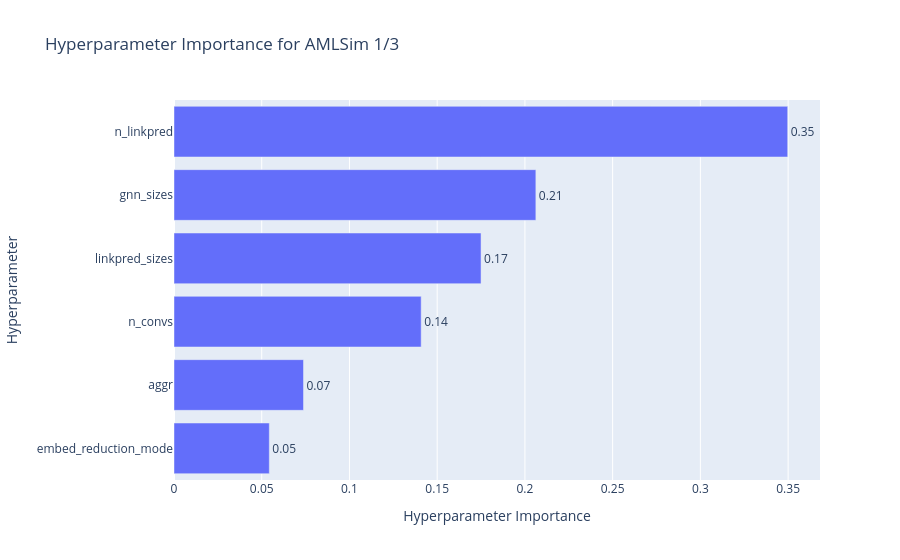
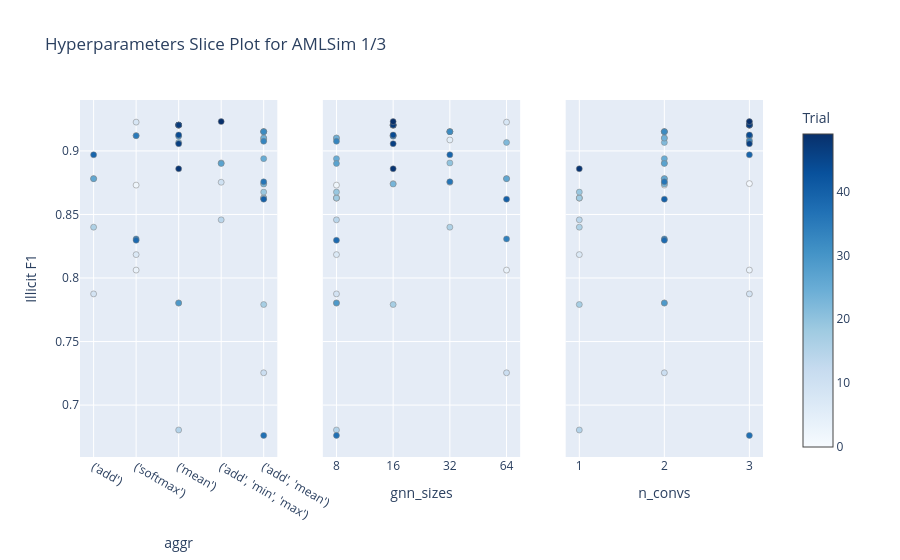
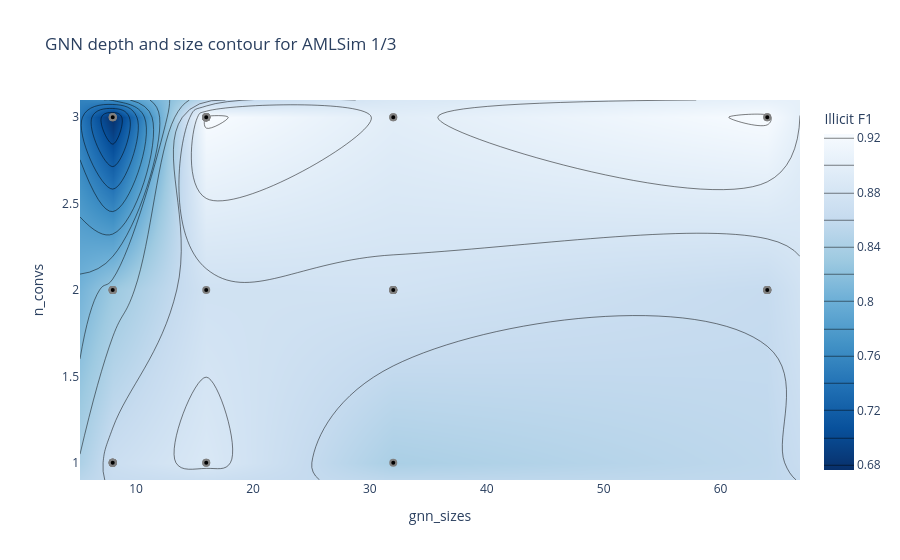
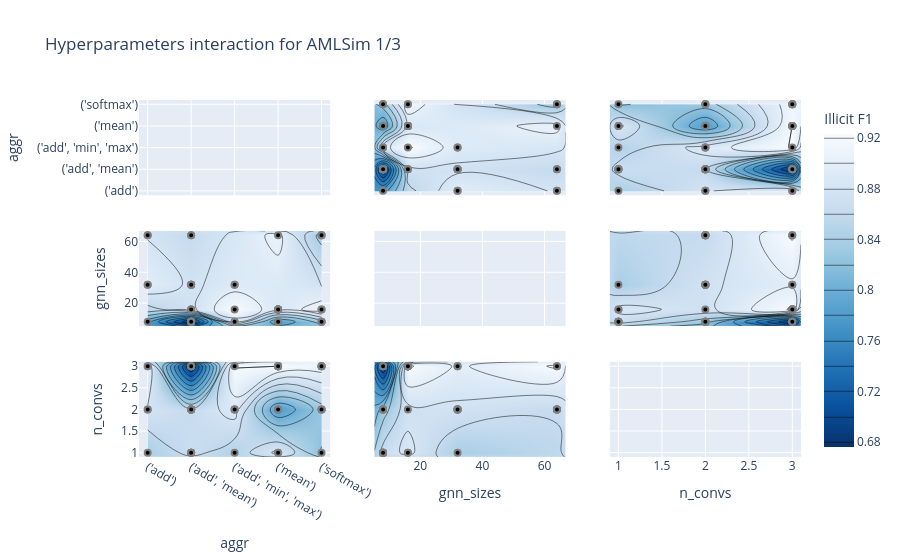

Notebook code for these charts, in order:
### Code cell
rsu.build_and_save_study_analysis(study_amlsim_31, "AMLSim 1/3")

### Figure 1 — Plotly figure (JSON) as saved in the notebook; plotly's stock layout.template omitted (floating-point values rounded to 4 significant figures)
{"data": [{"cliponaxis": false, "hovertemplate": ["embed_reduction_mode (CategoricalDistribution): 0.05432603491038086<extra></extra>", "aggr (CategoricalDistribution): 0.07380879250329112<extra></extra>", "n_convs (CategoricalDistribution): 0.1408681237090949<extra></extra>", "linkpred_sizes (CategoricalDistribution): 0.17499132517152213<extra></extra>", "gnn_sizes (CategoricalDistribution): 0.20623765219891552<extra></extra>", "n_linkpred (CategoricalDistribution): 0.3497680715067953<extra></extra>"], "name": "Illicit F1", "orientation": "h", "text": ["0.05", "0.07", "0.14", "0.17", "0.21", "0.35"], "textposition": "outside", "type": "bar", "x": [0.05433, 0.07381, 0.1409, 0.175, 0.2062, 0.3498], "y": ["embed_reduction_mode", "aggr", "n_convs", "linkpred_sizes", "gnn_sizes", "n_linkpred"]}], "layout": {"title": {"text": "Hyperparameter Importance for AMLSim 1/3"}, "xaxis": {"title": {"text": "Hyperparameter Importance"}}, "yaxis": {"title": {"text": "Hyperparameter"}}}}

### Figure 2 — Plotly figure (JSON) as saved in the notebook; plotly's stock layout.template omitted (floating-point values rounded to 4 significant figures)
{"data": [{"marker": {"color": [0, 1, 2, 3, 4, 5, 6, 7, 8, 9, 10, 11, 12, 13, 14, 15, 16, 17, 18, 19, 20, 21, 22, 23, 24, 25, 26, 27, 28, 29, 30, 31, 32, 33, 34, 35, 36, 37, 38, 39, 40, 41, 42, 43, 44, 45, 46, 47, 48, 49], "colorbar": {"title": {"text": "Trial"}, "x": 1, "xpad": 40}, "colorscale": [[0, "rgb(247,251,255)"], [0.125, "rgb(222,235,247)"], [0.25, "rgb(198,219,239)"], [0.375, "rgb(158,202,225)"], [0.5, "rgb(107,174,214)"], [0.625, "rgb(66,146,198)"], [0.75, "rgb(33,113,181)"], [0.875, "rgb(8,81,156)"], [1, "rgb(8,48,107)"]], "line": {"color": "Grey", "width": 0.5}, "showscale": true}, "mode": "markers", "name": "Feasible Trial", "showlegend": false, "type": "scatter", "x": ["('mean')", "('add', 'mean')", "('softmax')", "('softmax')", "('softmax')", "('add', 'mean')", "('add', 'mean')", "('softmax')", "('softmax')", "('add')", "('add', 'min', 'max')", "('add', 'mean')", "('add', 'mean')", "('add', 'mean')", "('add', 'min', 'max')", "('mean')", "('add')", "('add', 'mean')", "('add', 'mean')", "('add', 'mean')", "('add', 'min', 'max')", "('add')", "('mean')", "('add', 'mean')", "('add', 'mean')", "('add', 'mean')", "('add')", "('add', 'min', 'max')", "('mean')", "('mean')", "('add', 'mean')", "('add', 'mean')", "('add', 'mean')", "('add', 'mean')", "('softmax')", "('softmax')", "('add', 'mean')", "('add', 'mean')", "('softmax')", "('add')", "('add', 'mean')", "('mean')", "('mean')", "('mean')", "('mean')", "('mean')", "('mean')", "('mean')", "('mean')", "('add', 'min', 'max')"], "xaxis": "x", "y": [0.7803, 0.8743, 0.8731, 0.8063, 0.912, 0.9086, 0.9101, 0.8184, 0.9227, 0.7875, 0.8754, 0.7254, 0.8629, 0.8629, 0.8458, 0.6804, 0.84, 0.7791, 0.8629, 0.8676, 0.8905, 0.8782, 0.9067, 0.8739, 0.9101, 0.8939, 0.8782, 0.8901, 0.9116, 0.7803, 0.9152, 0.9152, 0.9152, 0.9076, 0.8308, 0.912, 0.8757, 0.6762, 0.8297, 0.8969, 0.8621, 0.9203, 0.9203, 0.9203, 0.9126, 0.9203, 0.9057, 0.9203, 0.8859, 0.9231], "yaxis": "y"}, {"marker": {"color": [0, 1, 2, 3, 4, 5, 6, 7, 8, 9, 10, 11, 12, 13, 14, 15, 16, 17, 18, 19, 20, 21, 22, 23, 24, 25, 26, 27, 28, 29, 30, 31, 32, 33, 34, 35, 36, 37, 38, 39, 40, 41, 42, 43, 44, 45, 46, 47, 48, 49], "colorbar": {"title": {"text": "Trial"}, "x": 1, "xpad": 40}, "colorscale": [[0, "rgb(247,251,255)"], [0.125, "rgb(222,235,247)"], [0.25, "rgb(198,219,239)"], [0.375, "rgb(158,202,225)"], [0.5, "rgb(107,174,214)"], [0.625, "rgb(66,146,198)"], [0.75, "rgb(33,113,181)"], [0.875, "rgb(8,81,156)"], [1, "rgb(8,48,107)"]], "line": {"color": "Grey", "width": 0.5}, "showscale": false}, "mode": "markers", "name": "Feasible Trial", "showlegend": false, "type": "scatter", "x": [8, 16, 8, 64, 16, 32, 8, 8, 64, 8, 32, 64, 8, 8, 8, 8, 32, 16, 8, 8, 32, 64, 64, 16, 8, 8, 64, 8, 16, 8, 32, 32, 32, 8, 64, 16, 32, 8, 8, 32, 64, 16, 16, 16, 16, 16, 16, 16, 16, 16], "xaxis": "x2", "y": [0.7803, 0.8743, 0.8731, 0.8063, 0.912, 0.9086, 0.9101, 0.8184, 0.9227, 0.7875, 0.8754, 0.7254, 0.8629, 0.8629, 0.8458, 0.6804, 0.84, 0.7791, 0.8629, 0.8676, 0.8905, 0.8782, 0.9067, 0.8739, 0.9101, 0.8939, 0.8782, 0.8901, 0.9116, 0.7803, 0.9152, 0.9152, 0.9152, 0.9076, 0.8308, 0.912, 0.8757, 0.6762, 0.8297, 0.8969, 0.8621, 0.9203, 0.9203, 0.9203, 0.9126, 0.9203, 0.9057, 0.9203, 0.8859, 0.9231], "yaxis": "y2"}, {"marker": {"color": [0, 1, 2, 3, 4, 5, 6, 7, 8, 9, 10, 11, 12, 13, 14, 15, 16, 17, 18, 19, 20, 21, 22, 23, 24, 25, 26, 27, 28, 29, 30, 31, 32, 33, 34, 35, 36, 37, 38, 39, 40, 41, 42, 43, 44, 45, 46, 47, 48, 49], "colorbar": {"title": {"text": "Trial"}, "x": 1, "xpad": 40}, "colorscale": [[0, "rgb(247,251,255)"], [0.125, "rgb(222,235,247)"], [0.25, "rgb(198,219,239)"], [0.375, "rgb(158,202,225)"], [0.5, "rgb(107,174,214)"], [0.625, "rgb(66,146,198)"], [0.75, "rgb(33,113,181)"], [0.875, "rgb(8,81,156)"], [1, "rgb(8,48,107)"]], "line": {"color": "Grey", "width": 0.5}, "showscale": false}, "mode": "markers", "name": "Feasible Trial", "showlegend": false, "type": "scatter", "x": [2, 3, 2, 3, 3, 3, 2, 1, 3, 3, 2, 2, 1, 1, 1, 1, 1, 1, 1, 1, 2, 2, 2, 2, 2, 2, 2, 2, 3, 2, 2, 2, 2, 3, 2, 3, 2, 3, 2, 3, 2, 3, 3, 3, 3, 3, 3, 3, 1, 3], "xaxis": "x3", "y": [0.7803, 0.8743, 0.8731, 0.8063, 0.912, 0.9086, 0.9101, 0.8184, 0.9227, 0.7875, 0.8754, 0.7254, 0.8629, 0.8629, 0.8458, 0.6804, 0.84, 0.7791, 0.8629, 0.8676, 0.8905, 0.8782, 0.9067, 0.8739, 0.9101, 0.8939, 0.8782, 0.8901, 0.9116, 0.7803, 0.9152, 0.9152, 0.9152, 0.9076, 0.8308, 0.912, 0.8757, 0.6762, 0.8297, 0.8969, 0.8621, 0.9203, 0.9203, 0.9203, 0.9126, 0.9203, 0.9057, 0.9203, 0.8859, 0.9231], "yaxis": "y3"}], "layout": {"title": {"text": "Hyperparameters Slice Plot for AMLSim 1/3"}, "xaxis": {"anchor": "y", "categoryarray": ["('add')", "('softmax')", "('mean')", "('add', 'min', 'max')", "('add', 'mean')"], "categoryorder": "array", "domain": [0, 0.2889], "title": {"text": "aggr"}, "type": "category"}, "xaxis2": {"anchor": "y2", "categoryarray": [8, 16, 32, 64], "categoryorder": "array", "domain": [0.3556, 0.6444], "title": {"text": "gnn_sizes"}, "type": "category"}, "xaxis3": {"anchor": "y3", "categoryarray": [1, 2, 3], "categoryorder": "array", "domain": [0.7111, 1], "title": {"text": "n_convs"}, "type": "category"}, "yaxis": {"anchor": "x", "domain": [0, 1], "title": {"text": "Illicit F1"}}, "yaxis2": {"anchor": "x2", "domain": [0, 1], "matches": "y", "showticklabels": false}, "yaxis3": {"anchor": "x3", "domain": [0, 1], "matches": "y", "showticklabels": false}}}

### Figure 3 — Plotly figure (JSON) as saved in the notebook; plotly's stock layout.template omitted (floating-point values rounded to 4 significant figures)
{"data": [{"colorbar": {"title": {"text": "Illicit F1"}}, "colorscale": [[0, "rgb(247,251,255)"], [0.125, "rgb(222,235,247)"], [0.25, "rgb(198,219,239)"], [0.375, "rgb(158,202,225)"], [0.5, "rgb(107,174,214)"], [0.625, "rgb(66,146,198)"], [0.75, "rgb(33,113,181)"], [0.875, "rgb(8,81,156)"], [1, "rgb(8,48,107)"]], "connectgaps": true, "contours": {"coloring": "heatmap"}, "hoverinfo": "none", "line": {"smoothing": 1.3}, "reversescale": true, "type": "contour", "x": [5.2, 8, 16, 32, 64, 66.8], "y": [0.9, 1, 2, 3, 3.1], "z": [[null, null, null, null, null, null], [null, 0.8676, 0.8859, 0.84, null, null], [null, 0.8297, 0.8739, 0.8757, 0.8621, null], [null, 0.6762, 0.9231, 0.8969, 0.9227, null], [null, null, null, null, null, null]]}, {"marker": {"color": "black", "line": {"color": "Gray", "width": 2}}, "mode": "markers", "name": "Feasible Trial", "showlegend": false, "type": "scatter", "x": [8, 16, 8, 64, 16, 32, 8, 8, 64, 8, 32, 64, 8, 8, 8, 8, 32, 16, 8, 8, 32, 64, 64, 16, 8, 8, 64, 8, 16, 8, 32, 32, 32, 8, 64, 16, 32, 8, 8, 32, 64, 16, 16, 16, 16, 16, 16, 16, 16, 16], "y": [2, 3, 2, 3, 3, 3, 2, 1, 3, 3, 2, 2, 1, 1, 1, 1, 1, 1, 1, 1, 2, 2, 2, 2, 2, 2, 2, 2, 3, 2, 2, 2, 2, 3, 2, 3, 2, 3, 2, 3, 2, 3, 3, 3, 3, 3, 3, 3, 1, 3]}, {"marker": {"color": "#cccccc", "line": {"color": "Gray", "width": 2}}, "mode": "markers", "name": "Infeasible Trial", "showlegend": false, "type": "scatter", "x": [], "y": []}], "layout": {"title": {"text": "GNN depth and size contour for AMLSim 1/3"}, "xaxis": {"range": [5.2, 66.8], "title": {"text": "gnn_sizes"}}, "yaxis": {"range": [0.9, 3.1], "title": {"text": "n_convs"}}}}

### Figure 4 — Plotly figure (JSON) as saved in the notebook; plotly's stock layout.template omitted (floating-point values rounded to 4 significant figures)
{"data": [{"type": "scatter", "xaxis": "x", "yaxis": "y"}, {"colorbar": {"title": {"text": "Illicit F1"}}, "colorscale": [[0, "rgb(247,251,255)"], [0.125, "rgb(222,235,247)"], [0.25, "rgb(198,219,239)"], [0.375, "rgb(158,202,225)"], [0.5, "rgb(107,174,214)"], [0.625, "rgb(66,146,198)"], [0.75, "rgb(33,113,181)"], [0.875, "rgb(8,81,156)"], [1, "rgb(8,48,107)"]], "connectgaps": true, "contours": {"coloring": "heatmap"}, "hoverinfo": "none", "line": {"smoothing": 1.3}, "reversescale": true, "showscale": true, "type": "contour", "x": ["('add')", "('add', 'mean')", "('add', 'min', 'max')", "('mean')", "('softmax')"], "xaxis": "x4", "y": [5.2, 8, 16, 32, 64, 66.8], "yaxis": "y4", "z": [[null, null, null, null, null], [0.7875, 0.6762, 0.8901, 0.7803, 0.8297], [null, 0.8739, 0.9231, 0.8859, 0.912], [0.8969, 0.8757, 0.8905, null, null], [0.8782, 0.8621, null, 0.9067, 0.8308], [null, null, null, null, null]]}, {"marker": {"color": "black", "line": {"color": "Gray", "width": 2}}, "mode": "markers", "name": "Feasible Trial", "showlegend": false, "type": "scatter", "x": ["('mean')", "('add', 'mean')", "('softmax')", "('softmax')", "('softmax')", "('add', 'mean')", "('add', 'mean')", "('softmax')", "('softmax')", "('add')", "('add', 'min', 'max')", "('add', 'mean')", "('add', 'mean')", "('add', 'mean')", "('add', 'min', 'max')", "('mean')", "('add')", "('add', 'mean')", "('add', 'mean')", "('add', 'mean')", "('add', 'min', 'max')", "('add')", "('mean')", "('add', 'mean')", "('add', 'mean')", "('add', 'mean')", "('add')", "('add', 'min', 'max')", "('mean')", "('mean')", "('add', 'mean')", "('add', 'mean')", "('add', 'mean')", "('add', 'mean')", "('softmax')", "('softmax')", "('add', 'mean')", "('add', 'mean')", "('softmax')", "('add')", "('add', 'mean')", "('mean')", "('mean')", "('mean')", "('mean')", "('mean')", "('mean')", "('mean')", "('mean')", "('add', 'min', 'max')"], "xaxis": "x4", "y": [8, 16, 8, 64, 16, 32, 8, 8, 64, 8, 32, 64, 8, 8, 8, 8, 32, 16, 8, 8, 32, 64, 64, 16, 8, 8, 64, 8, 16, 8, 32, 32, 32, 8, 64, 16, 32, 8, 8, 32, 64, 16, 16, 16, 16, 16, 16, 16, 16, 16], "yaxis": "y4"}, {"colorbar": {"title": {"text": "Illicit F1"}}, "colorscale": [[0, "rgb(247,251,255)"], [0.125, "rgb(222,235,247)"], [0.25, "rgb(198,219,239)"], [0.375, "rgb(158,202,225)"], [0.5, "rgb(107,174,214)"], [0.625, "rgb(66,146,198)"], [0.75, "rgb(33,113,181)"], [0.875, "rgb(8,81,156)"], [1, "rgb(8,48,107)"]], "connectgaps": true, "contours": {"coloring": "heatmap"}, "hoverinfo": "none", "line": {"smoothing": 1.3}, "reversescale": true, "showscale": false, "type": "contour", "x": ["('add')", "('add', 'mean')", "('add', 'min', 'max')", "('mean')", "('softmax')"], "xaxis": "x7", "y": [0.9, 1, 2, 3, 3.1], "yaxis": "y7", "z": [[null, null, null, null, null], [0.84, 0.8676, 0.8458, 0.8859, 0.8184], [0.8782, 0.8621, 0.8901, 0.7803, 0.8297], [0.8969, 0.6762, 0.9231, 0.9203, 0.912], [null, null, null, null, null]]}, {"marker": {"color": "black", "line": {"color": "Gray", "width": 2}}, "mode": "markers", "name": "Feasible Trial", "showlegend": false, "type": "scatter", "x": ["('mean')", "('add', 'mean')", "('softmax')", "('softmax')", "('softmax')", "('add', 'mean')", "('add', 'mean')", "('softmax')", "('softmax')", "('add')", "('add', 'min', 'max')", "('add', 'mean')", "('add', 'mean')", "('add', 'mean')", "('add', 'min', 'max')", "('mean')", "('add')", "('add', 'mean')", "('add', 'mean')", "('add', 'mean')", "('add', 'min', 'max')", "('add')", "('mean')", "('add', 'mean')", "('add', 'mean')", "('add', 'mean')", "('add')", "('add', 'min', 'max')", "('mean')", "('mean')", "('add', 'mean')", "('add', 'mean')", "('add', 'mean')", "('add', 'mean')", "('softmax')", "('softmax')", "('add', 'mean')", "('add', 'mean')", "('softmax')", "('add')", "('add', 'mean')", "('mean')", "('mean')", "('mean')", "('mean')", "('mean')", "('mean')", "('mean')", "('mean')", "('add', 'min', 'max')"], "xaxis": "x7", "y": [2, 3, 2, 3, 3, 3, 2, 1, 3, 3, 2, 2, 1, 1, 1, 1, 1, 1, 1, 1, 2, 2, 2, 2, 2, 2, 2, 2, 3, 2, 2, 2, 2, 3, 2, 3, 2, 3, 2, 3, 2, 3, 3, 3, 3, 3, 3, 3, 1, 3], "yaxis": "y7"}, {"colorbar": {"title": {"text": "Illicit F1"}}, "colorscale": [[0, "rgb(247,251,255)"], [0.125, "rgb(222,235,247)"], [0.25, "rgb(198,219,239)"], [0.375, "rgb(158,202,225)"], [0.5, "rgb(107,174,214)"], [0.625, "rgb(66,146,198)"], [0.75, "rgb(33,113,181)"], [0.875, "rgb(8,81,156)"], [1, "rgb(8,48,107)"]], "connectgaps": true, "contours": {"coloring": "heatmap"}, "hoverinfo": "none", "line": {"smoothing": 1.3}, "reversescale": true, "showscale": false, "type": "contour", "x": [5.2, 8, 16, 32, 64, 66.8], "xaxis": "x2", "y": ["('add')", "('add', 'mean')", "('add', 'min', 'max')", "('mean')", "('softmax')"], "yaxis": "y2", "z": [[null, 0.7875, null, 0.8969, 0.8782, null], [null, 0.6762, 0.8739, 0.8757, 0.8621, null], [null, 0.8901, 0.9231, 0.8905, null, null], [null, 0.7803, 0.8859, null, 0.9067, null], [null, 0.8297, 0.912, null, 0.8308, null]]}, {"marker": {"color": "black", "line": {"color": "Gray", "width": 2}}, "mode": "markers", "name": "Feasible Trial", "showlegend": false, "type": "scatter", "x": [8, 16, 8, 64, 16, 32, 8, 8, 64, 8, 32, 64, 8, 8, 8, 8, 32, 16, 8, 8, 32, 64, 64, 16, 8, 8, 64, 8, 16, 8, 32, 32, 32, 8, 64, 16, 32, 8, 8, 32, 64, 16, 16, 16, 16, 16, 16, 16, 16, 16], "xaxis": "x2", "y": ["('mean')", "('add', 'mean')", "('softmax')", "('softmax')", "('softmax')", "('add', 'mean')", "('add', 'mean')", "('softmax')", "('softmax')", "('add')", "('add', 'min', 'max')", "('add', 'mean')", "('add', 'mean')", "('add', 'mean')", "('add', 'min', 'max')", "('mean')", "('add')", "('add', 'mean')", "('add', 'mean')", "('add', 'mean')", "('add', 'min', 'max')", "('add')", "('mean')", "('add', 'mean')", "('add', 'mean')", "('add', 'mean')", "('add')", "('add', 'min', 'max')", "('mean')", "('mean')", "('add', 'mean')", "('add', 'mean')", "('add', 'mean')", "('add', 'mean')", "('softmax')", "('softmax')", "('add', 'mean')", "('add', 'mean')", "('softmax')", "('add')", "('add', 'mean')", "('mean')", "('mean')", "('mean')", "('mean')", "('mean')", "('mean')", "('mean')", "('mean')", "('add', 'min', 'max')"], "yaxis": "y2"}, {"type": "scatter", "xaxis": "x5", "yaxis": "y5"}, {"colorbar": {"title": {"text": "Illicit F1"}}, "colorscale": [[0, "rgb(247,251,255)"], [0.125, "rgb(222,235,247)"], [0.25, "rgb(198,219,239)"], [0.375, "rgb(158,202,225)"], [0.5, "rgb(107,174,214)"], [0.625, "rgb(66,146,198)"], [0.75, "rgb(33,113,181)"], [0.875, "rgb(8,81,156)"], [1, "rgb(8,48,107)"]], "connectgaps": true, "contours": {"coloring": "heatmap"}, "hoverinfo": "none", "line": {"smoothing": 1.3}, "reversescale": true, "showscale": false, "type": "contour", "x": [5.2, 8, 16, 32, 64, 66.8], "xaxis": "x8", "y": [0.9, 1, 2, 3, 3.1], "yaxis": "y8", "z": [[null, null, null, null, null, null], [null, 0.8676, 0.8859, 0.84, null, null], [null, 0.8297, 0.8739, 0.8757, 0.8621, null], [null, 0.6762, 0.9231, 0.8969, 0.9227, null], [null, null, null, null, null, null]]}, {"marker": {"color": "black", "line": {"color": "Gray", "width": 2}}, "mode": "markers", "name": "Feasible Trial", "showlegend": false, "type": "scatter", "x": [8, 16, 8, 64, 16, 32, 8, 8, 64, 8, 32, 64, 8, 8, 8, 8, 32, 16, 8, 8, 32, 64, 64, 16, 8, 8, 64, 8, 16, 8, 32, 32, 32, 8, 64, 16, 32, 8, 8, 32, 64, 16, 16, 16, 16, 16, 16, 16, 16, 16], "xaxis": "x8", "y": [2, 3, 2, 3, 3, 3, 2, 1, 3, 3, 2, 2, 1, 1, 1, 1, 1, 1, 1, 1, 2, 2, 2, 2, 2, 2, 2, 2, 3, 2, 2, 2, 2, 3, 2, 3, 2, 3, 2, 3, 2, 3, 3, 3, 3, 3, 3, 3, 1, 3], "yaxis": "y8"}, {"colorbar": {"title": {"text": "Illicit F1"}}, "colorscale": [[0, "rgb(247,251,255)"], [0.125, "rgb(222,235,247)"], [0.25, "rgb(198,219,239)"], [0.375, "rgb(158,202,225)"], [0.5, "rgb(107,174,214)"], [0.625, "rgb(66,146,198)"], [0.75, "rgb(33,113,181)"], [0.875, "rgb(8,81,156)"], [1, "rgb(8,48,107)"]], "connectgaps": true, "contours": {"coloring": "heatmap"}, "hoverinfo": "none", "line": {"smoothing": 1.3}, "reversescale": true, "showscale": false, "type": "contour", "x": [0.9, 1, 2, 3, 3.1], "xaxis": "x3", "y": ["('add')", "('add', 'mean')", "('add', 'min', 'max')", "('mean')", "('softmax')"], "yaxis": "y3", "z": [[null, 0.84, 0.8782, 0.8969, null], [null, 0.8676, 0.8621, 0.6762, null], [null, 0.8458, 0.8901, 0.9231, null], [null, 0.8859, 0.7803, 0.9203, null], [null, 0.8184, 0.8297, 0.912, null]]}, {"marker": {"color": "black", "line": {"color": "Gray", "width": 2}}, "mode": "markers", "name": "Feasible Trial", "showlegend": false, "type": "scatter", "x": [2, 3, 2, 3, 3, 3, 2, 1, 3, 3, 2, 2, 1, 1, 1, 1, 1, 1, 1, 1, 2, 2, 2, 2, 2, 2, 2, 2, 3, 2, 2, 2, 2, 3, 2, 3, 2, 3, 2, 3, 2, 3, 3, 3, 3, 3, 3, 3, 1, 3], "xaxis": "x3", "y": ["('mean')", "('add', 'mean')", "('softmax')", "('softmax')", "('softmax')", "('add', 'mean')", "('add', 'mean')", "('softmax')", "('softmax')", "('add')", "('add', 'min', 'max')", "('add', 'mean')", "('add', 'mean')", "('add', 'mean')", "('add', 'min', 'max')", "('mean')", "('add')", "('add', 'mean')", "('add', 'mean')", "('add', 'mean')", "('add', 'min', 'max')", "('add')", "('mean')", "('add', 'mean')", "('add', 'mean')", "('add', 'mean')", "('add')", "('add', 'min', 'max')", "('mean')", "('mean')", "('add', 'mean')", "('add', 'mean')", "('add', 'mean')", "('add', 'mean')", "('softmax')", "('softmax')", "('add', 'mean')", "('add', 'mean')", "('softmax')", "('add')", "('add', 'mean')", "('mean')", "('mean')", "('mean')", "('mean')", "('mean')", "('mean')", "('mean')", "('mean')", "('add', 'min', 'max')"], "yaxis": "y3"}, {"colorbar": {"title": {"text": "Illicit F1"}}, "colorscale": [[0, "rgb(247,251,255)"], [0.125, "rgb(222,235,247)"], [0.25, "rgb(198,219,239)"], [0.375, "rgb(158,202,225)"], [0.5, "rgb(107,174,214)"], [0.625, "rgb(66,146,198)"], [0.75, "rgb(33,113,181)"], [0.875, "rgb(8,81,156)"], [1, "rgb(8,48,107)"]], "connectgaps": true, "contours": {"coloring": "heatmap"}, "hoverinfo": "none", "line": {"smoothing": 1.3}, "reversescale": true, "showscale": false, "type": "contour", "x": [0.9, 1, 2, 3, 3.1], "xaxis": "x6", "y": [5.2, 8, 16, 32, 64, 66.8], "yaxis": "y6", "z": [[null, null, null, null, null], [null, 0.8676, 0.8297, 0.6762, null], [null, 0.8859, 0.8739, 0.9231, null], [null, 0.84, 0.8757, 0.8969, null], [null, null, 0.8621, 0.9227, null], [null, null, null, null, null]]}, {"marker": {"color": "black", "line": {"color": "Gray", "width": 2}}, "mode": "markers", "name": "Feasible Trial", "showlegend": false, "type": "scatter", "x": [2, 3, 2, 3, 3, 3, 2, 1, 3, 3, 2, 2, 1, 1, 1, 1, 1, 1, 1, 1, 2, 2, 2, 2, 2, 2, 2, 2, 3, 2, 2, 2, 2, 3, 2, 3, 2, 3, 2, 3, 2, 3, 3, 3, 3, 3, 3, 3, 1, 3], "xaxis": "x6", "y": [8, 16, 8, 64, 16, 32, 8, 8, 64, 8, 32, 64, 8, 8, 8, 8, 32, 16, 8, 8, 32, 64, 64, 16, 8, 8, 64, 8, 16, 8, 32, 32, 32, 8, 64, 16, 32, 8, 8, 32, 64, 16, 16, 16, 16, 16, 16, 16, 16, 16], "yaxis": "y6"}, {"type": "scatter", "xaxis": "x9", "yaxis": "y9"}], "layout": {"title": {"text": "Hyperparameters interaction for AMLSim 1/3"}, "xaxis": {"anchor": "y", "domain": [0, 0.2889], "matches": "x7", "range": [-0.2, 4.2], "showticklabels": false, "type": "category"}, "xaxis2": {"anchor": "y2", "domain": [0.3556, 0.6444], "matches": "x8", "range": [5.2, 66.8], "showticklabels": false}, "xaxis3": {"anchor": "y3", "domain": [0.7111, 1], "matches": "x9", "range": [0.9, 3.1], "showticklabels": false}, "xaxis4": {"anchor": "y4", "domain": [0, 0.2889], "matches": "x7", "range": [-0.2, 4.2], "showticklabels": false, "type": "category"}, "xaxis5": {"anchor": "y5", "domain": [0.3556, 0.6444], "matches": "x8", "range": [5.2, 66.8], "showticklabels": false}, "xaxis6": {"anchor": "y6", "domain": [0.7111, 1], "matches": "x9", "range": [0.9, 3.1], "showticklabels": false}, "xaxis7": {"anchor": "y7", "domain": [0, 0.2889], "range": [-0.2, 4.2], "title": {"text": "aggr"}, "type": "category"}, "xaxis8": {"anchor": "y8", "domain": [0.3556, 0.6444], "range": [5.2, 66.8], "title": {"text": "gnn_sizes"}}, "xaxis9": {"anchor": "y9", "domain": [0.7111, 1], "range": [0.9, 3.1], "title": {"text": "n_convs"}}, "yaxis": {"anchor": "x", "domain": [0.7333, 1], "range": [-0.2, 4.2], "title": {"text": "aggr"}, "type": "category"}, "yaxis2": {"anchor": "x2", "domain": [0.7333, 1], "matches": "y", "range": [-0.2, 4.2], "showticklabels": false, "type": "category"}, "yaxis3": {"anchor": "x3", "domain": [0.7333, 1], "matches": "y", "range": [-0.2, 4.2], "showticklabels": false, "type": "category"}, "yaxis4": {"anchor": "x4", "domain": [0.3667, 0.6333], "range": [5.2, 66.8], "title": {"text": "gnn_sizes"}}, "yaxis5": {"anchor": "x5", "domain": [0.3667, 0.6333], "matches": "y4", "range": [5.2, 66.8], "showticklabels": false}, "yaxis6": {"anchor": "x6", "domain": [0.3667, 0.6333], "matches": "y4", "range": [5.2, 66.8], "showticklabels": false}, "yaxis7": {"anchor": "x7", "domain": [0, 0.2667], "range": [0.9, 3.1], "title": {"text": "n_convs"}}, "yaxis8": {"anchor": "x8", "domain": [0, 0.2667], "matches": "y7", "range": [0.9, 3.1], "showticklabels": false}, "yaxis9": {"anchor": "x9", "domain": [0, 0.2667], "matches": "y7", "range": [0.9, 3.1], "showticklabels": false}}}
